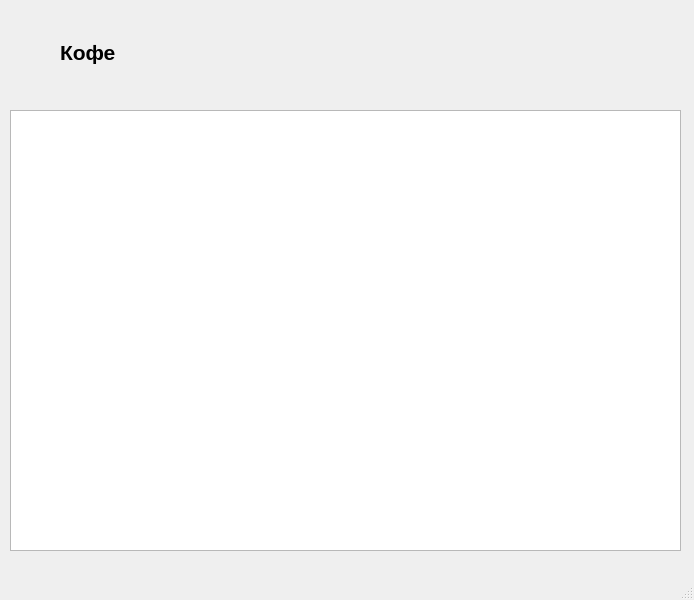
<?xml version="1.0" encoding="UTF-8"?>
<ui version="4.0">
 <class>MainWindow</class>
 <widget class="QMainWindow" name="MainWindow">
  <property name="geometry">
   <rect>
    <x>0</x>
    <y>0</y>
    <width>694</width>
    <height>600</height>
   </rect>
  </property>
  <property name="windowTitle">
   <string>Кофе</string>
  </property>
  <widget class="QWidget" name="centralwidget">
   <widget class="QLabel" name="label">
    <property name="geometry">
     <rect>
      <x>60</x>
      <y>37</y>
      <width>421</width>
      <height>31</height>
     </rect>
    </property>
    <property name="font">
     <font>
      <pointsize>16</pointsize>
      <weight>75</weight>
      <bold>true</bold>
     </font>
    </property>
    <property name="text">
     <string>Кофе</string>
    </property>
   </widget>
   <widget class="QTableWidget" name="coffee_table">
    <property name="geometry">
     <rect>
      <x>10</x>
      <y>110</y>
      <width>671</width>
      <height>441</height>
     </rect>
    </property>
   </widget>
  </widget>
  <widget class="QStatusBar" name="statusbar"/>
 </widget>
 <resources/>
 <connections/>
</ui>
